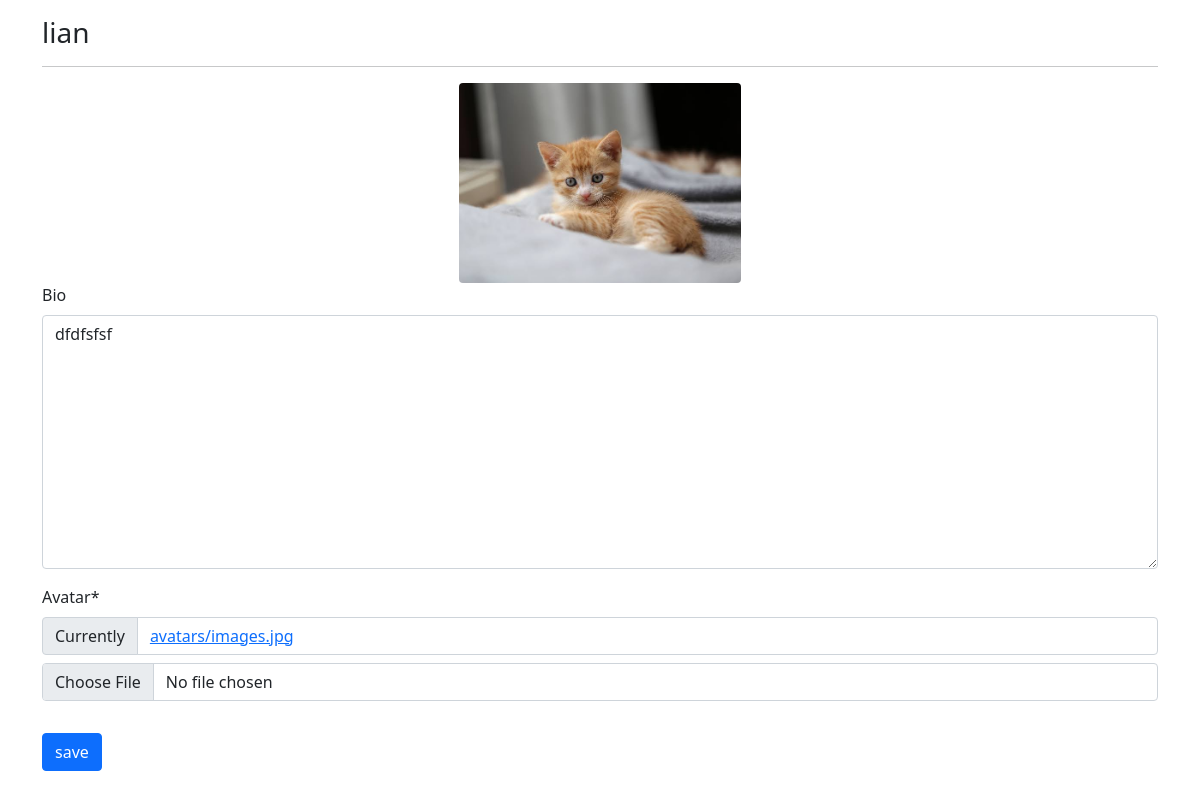
The page /profiles/my/ (signed in) on the database its author committed.
### profiles/models.py (models this page shows, shortened)
class Profile(models.Model):
    user = models.OneToOneField(User, on_delete=models.CASCADE)
    bio = models.TextField(blank=True)
    avatar = models.ImageField(default='avatar.png', upload_to='avatars')
    updated =  models.DateTimeField(auto_now=True)
    created = models.DateTimeField(auto_now_add=True)

### profiles/views.py (the view, shortened to what this page needs)
# urls.py: path('my/', my_profile_view, name='my-profile'),
@login_required
def my_profile_view(request):
    obj = Profile.objects.get(user=request.user)
    form = ProfileForm(request.POST or None, request.FILES or None, instance=obj)
    context = {
        'obj': obj,
        'form': form,
    }
    return render(request, 'profiles/main.html', context)

### profiles/forms.py
class ProfileForm(forms.ModelForm):
    class Meta:
        model = Profile
        fields = ('bio', 'avatar',)

### profiles/templates/profiles/main.html (shortened to what this page needs)
{% extends "base.html" %}
{% load static %}
{% load crispy_forms_tags %}
{% block content %}
    <h3>
        {{obj.user}}
    </h3>
    <hr>
    <div class="text-center" id="avatar-box">
        <img src="{{obj.avatar.url}}"
            class="rounded"
            height="200px"
            width="auto"
            alt="{{obj.user.username}}"
        />
    </div>
    <form id="profile-form">
        {{form|crispy}}
        <button type="submit"
        class="btn btn-primary mt-3">
        save
        </button>
    </form>
{% endblock content %}

### rows shown on the page
Profile: user "lian", avatar (picture), bio "dfdfsfsf"
